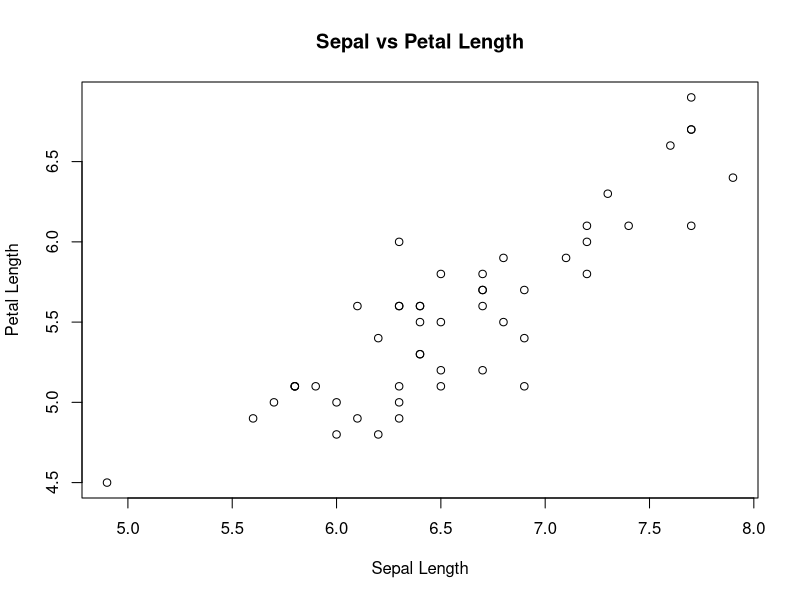
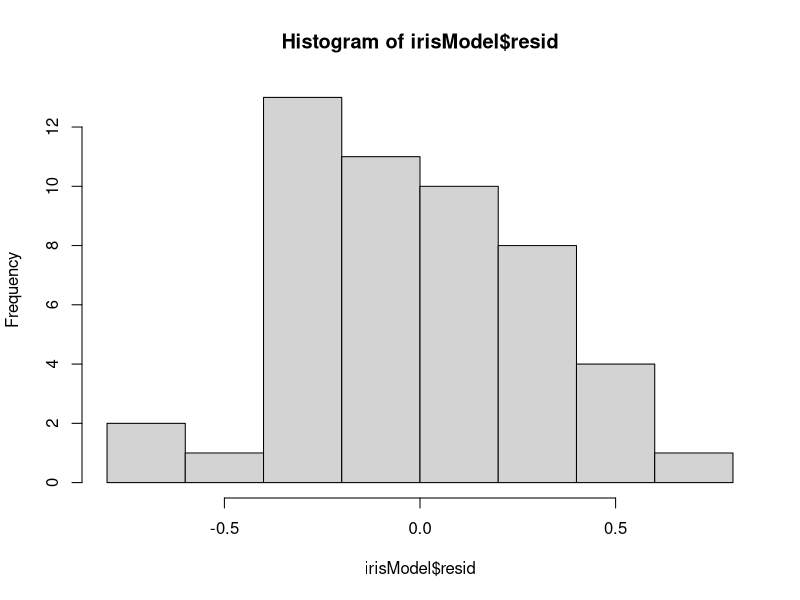
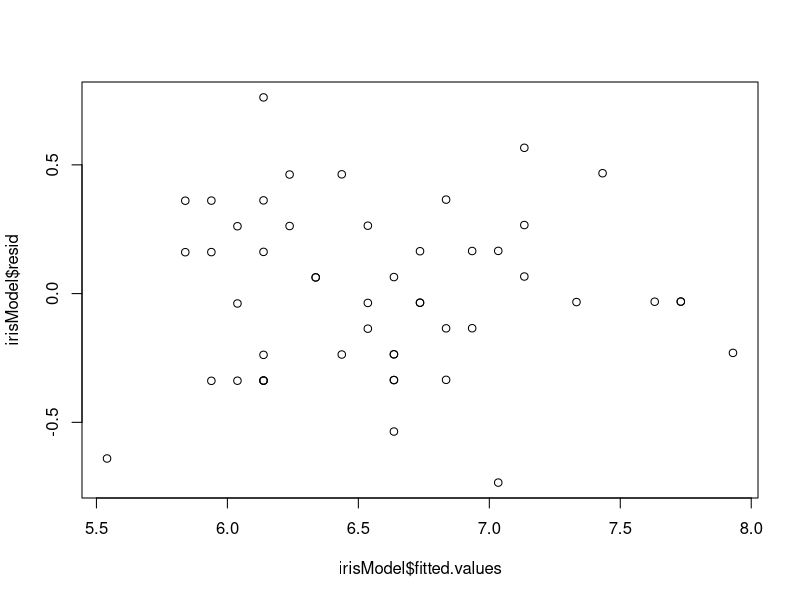
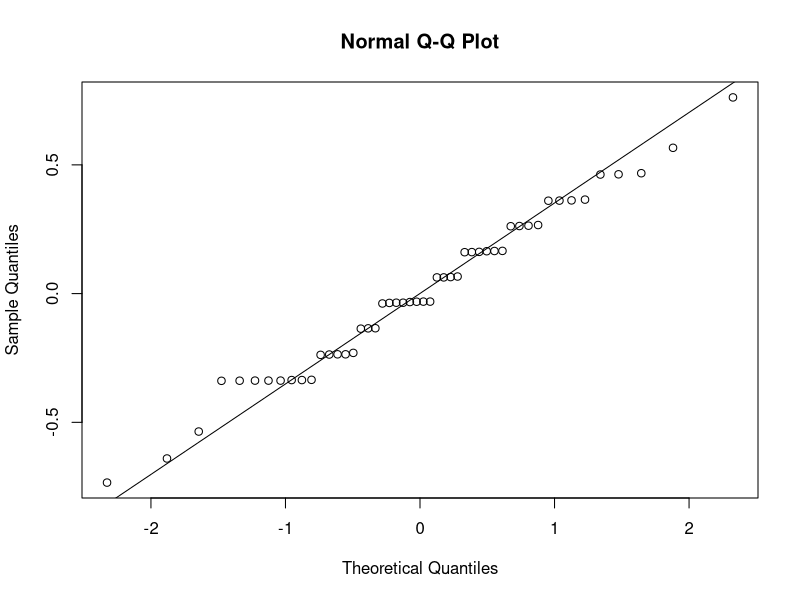

Reproduce these figures in R, in order.
# Author: Jack Ruder
# Date: Sep 12, 2022
#
# Warmup Questions from Introduction to Simple Linear regression
#
#
####################


# 1.  load the dataset of virginica flowers
virginicaData <- droplevels(subset(iris, Species == "virginica"))

# 2  View the relationship betweel sepal length dependent on petal length.
attach(virginicaData)
plot(Sepal.Length, Petal.Length, xlab = "Sepal Length", ylab = "Petal Length", main = "Sepal vs Petal Length")

# 3. Data seems approximately linear, with a positive slope of about 1.
# The data has a uniform spread without too much width. There are no strong deviations, although there appears to be one outlier at about (6.25,6).

# 4. Given the linearity of the above plots, we fit a linear model and view the summary
irisModel <- lm(Sepal.Length ~ Petal.Length, data = virginicaData)
summary(irisModel)
# a. ==>  SepalLength = 1.060 + 0.996 * Petal.Length

#
# b. We examine the residuals to assess effectiveness
#
hist(irisModel$resid)
# The residuals here appear to follow a gamma distribution more than a normal distribution, so potentially the data is non-linear, although the residuals are not too
# far off from a normal distribution

plot(irisModel$fitted.values, irisModel$resid)
# Here, there is no clear pattern, although it is obvious that there are more data points around the median x values than the extremes.

qqnorm(irisModel$resid)
qqline(irisModel$resid)
# the Q-Q plots seem to be linear, along the expected line.

# Overall this model seems to be a very good fit. The residuals
# are a bit skewed, but the other plots seem to support the linearity of the data.
